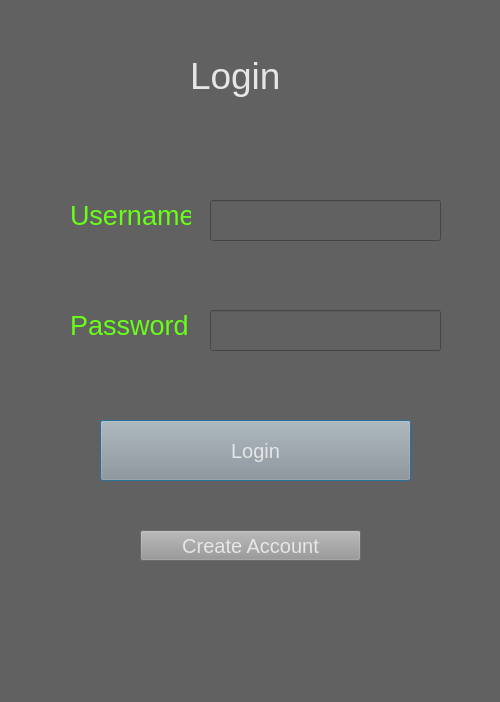
<?xml version="1.0" encoding="UTF-8"?>
<ui version="4.0">
 <class>Dialog</class>
 <widget class="QDialog" name="Dialog">
  <property name="geometry">
   <rect>
    <x>0</x>
    <y>0</y>
    <width>500</width>
    <height>702</height>
   </rect>
  </property>
  <property name="windowTitle">
   <string>Dialog</string>
  </property>
  <property name="styleSheet">
   <string notr="true">background-color:rgb(97, 97, 97)</string>
  </property>
  <widget class="QPushButton" name="loginbutton">
   <property name="geometry">
    <rect>
     <x>100</x>
     <y>420</y>
     <width>311</width>
     <height>61</height>
    </rect>
   </property>
   <property name="styleSheet">
    <string notr="true">font-size:20px; color:rgb(230, 230, 230); background-color:rgb(150, 150, 150)</string>
   </property>
   <property name="text">
    <string>Login</string>
   </property>
  </widget>
  <widget class="QLabel" name="label">
   <property name="geometry">
    <rect>
     <x>190</x>
     <y>30</y>
     <width>91</width>
     <height>91</height>
    </rect>
   </property>
   <property name="styleSheet">
    <string notr="true">color: rgb(230, 230, 230); font-size: 28pt;</string>
   </property>
   <property name="text">
    <string>Login</string>
   </property>
  </widget>
  <widget class="QLabel" name="label_2">
   <property name="geometry">
    <rect>
     <x>70</x>
     <y>180</y>
     <width>121</width>
     <height>71</height>
    </rect>
   </property>
   <property name="styleSheet">
    <string notr="true">font-size: 20pt; color:rgb(104, 255, 23);</string>
   </property>
   <property name="text">
    <string>Username</string>
   </property>
  </widget>
  <widget class="QLineEdit" name="username">
   <property name="geometry">
    <rect>
     <x>210</x>
     <y>200</y>
     <width>231</width>
     <height>41</height>
    </rect>
   </property>
   <property name="styleSheet">
    <string notr="true">font-size: 20pt; color: rgb(230, 230, 230)</string>
   </property>
  </widget>
  <widget class="QLabel" name="label_3">
   <property name="geometry">
    <rect>
     <x>70</x>
     <y>290</y>
     <width>121</width>
     <height>71</height>
    </rect>
   </property>
   <property name="styleSheet">
    <string notr="true">font-size: 20pt; color:rgb(104, 255, 23);</string>
   </property>
   <property name="text">
    <string>Password</string>
   </property>
  </widget>
  <widget class="QLineEdit" name="password">
   <property name="geometry">
    <rect>
     <x>210</x>
     <y>310</y>
     <width>231</width>
     <height>41</height>
    </rect>
   </property>
   <property name="styleSheet">
    <string notr="true">font-size: 20pt; color: rgb(230, 230, 230)</string>
   </property>
  </widget>
  <widget class="QPushButton" name="createaccountbutton">
   <property name="geometry">
    <rect>
     <x>140</x>
     <y>530</y>
     <width>221</width>
     <height>31</height>
    </rect>
   </property>
   <property name="styleSheet">
    <string notr="true">font-size:20px; color:rgb(230, 230, 230); background-color:rgb(150, 150, 150)</string>
   </property>
   <property name="text">
    <string>Create Account</string>
   </property>
  </widget>
 </widget>
 <resources/>
 <connections/>
</ui>
